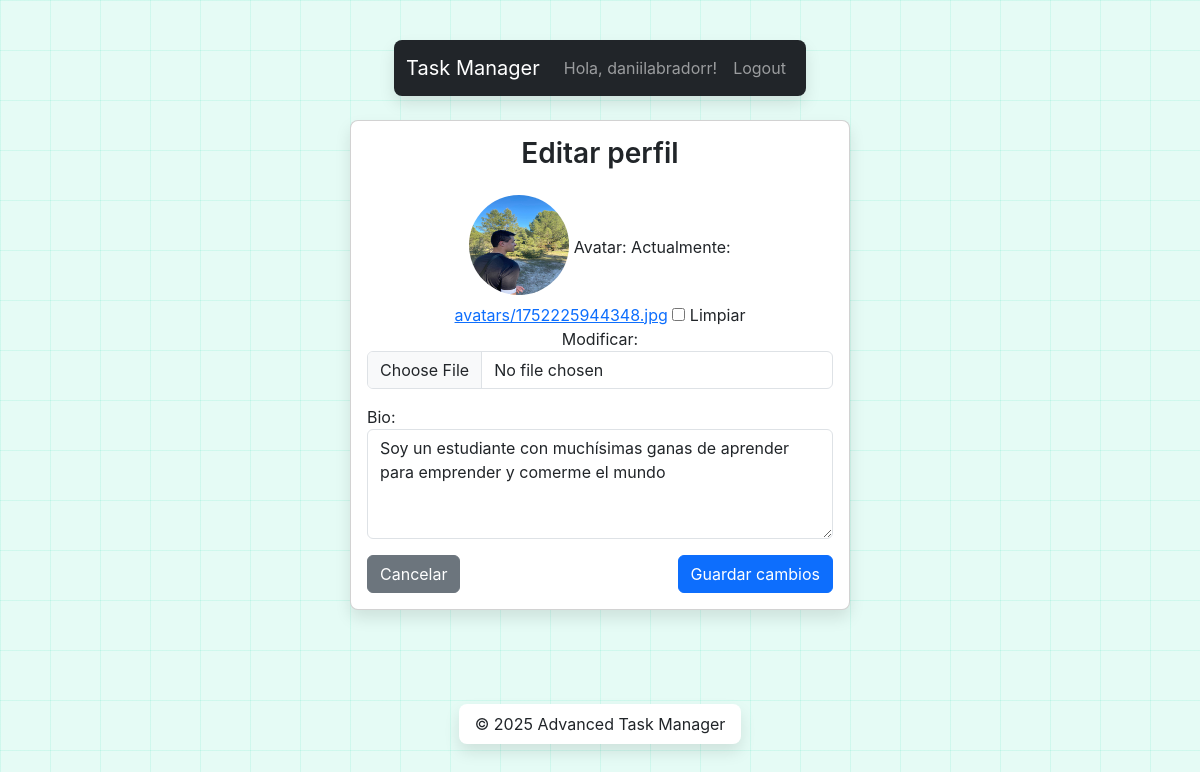
The page /accounts/profile/edit/ (signed in) on the database its author committed.
### accounts/models.py (models this page shows, shortened)
class User(AbstractUser):
    avatar = models.ImageField(upload_to='avatars/', blank=True, null=True)
    bio = models.TextField(blank=True)

### accounts/views.py (the view, shortened to what this page needs)
# urls.py: path('profile/edit/', ProfileUpdateView.as_view(), name='profile_edit'),
class ProfileUpdateView(LoginRequiredMixin, UpdateView):
    model = User
    form_class = ProfileForm
    template_name = 'account/profile_edit.html'
    def get_object(self):
        return self.request.user

### accounts/forms.py
class ProfileForm(forms.ModelForm):
    class Meta:
        model = User
        fields = ['avatar', 'bio']
        widgets = {
            'bio': forms.Textarea(attrs={'class': 'form-control', 'rows': 4}),
        }

### boards/templatetags/form_tags.py (called while the page is built)
@register.filter(name='add_class')
def add_class(field, css_class):
    return field.as_widget(attrs={"class": css_class})

### templates/account/profile_edit.html (shortened to what this page needs)
{% extends 'base.html' %}
{% load static %}
{% load form_tags %}
{% block content %}
<div class="card mx-auto" style="max-width:500px;">
  <div class="card-body">
    <h3 class="card-title text-center mb-4">Editar perfil</h3>
    <form method="post" enctype="multipart/form-data">
      <div class="mb-3 text-center">
        {% if user.avatar %}
          <img src="{{ user.avatar.url }}" class="rounded-circle mb-2" alt="Avatar" width="100" height="100">
        {% endif %}
        {{ form.avatar.label_tag }}
        {{ form.avatar|add_class:"form-control" }}
      </div>
      <div class="mb-3">
        {{ form.bio.label_tag }}
        {{ form.bio }}
      </div>
      <div class="d-flex justify-content-between">
        <a href="{% url 'accounts:profile' %}" class="btn btn-secondary">Cancelar</a>
        <button type="submit" class="btn btn-primary">Guardar cambios</button>
      </div>
    </form>
  </div>
</div>
{% endblock %}

### templates/base.html (shortened to what this page needs)
{% load static %}
<!DOCTYPE html>
<html lang="es">
<head>
  <link rel="stylesheet" href="{% static 'css/main.min.css' %}">
</head>
<body class="d-flex flex-column min-vh-100">
  <header class="navbar navbar-expand-md navbar-dark bg-dark">
    <div class="container">
      <a class="navbar-brand" href="{% url 'boards:list' %}">Task Manager</a>
      <div class="collapse navbar-collapse" id="mainNav">
        <ul class="navbar-nav ms-auto">
          {% if user.is_authenticated %}
            <li class="nav-item">
              <a class="nav-link" href="{% url 'accounts:profile' %}">
                Hola, {{ user.username }}!
              </a>
            </li>
            <li class="nav-item">
              <a class="nav-link" href="{% url 'account_logout' %}">Logout</a>
            </li>
          {% endif %}
        </ul>
      </div>
    </div>
  </header>
  <main class="flex-fill container my-4">
    {% block content %}{% endblock %}
  </main>
  <footer class="text-center py-3 mt-auto">
    <div class="container">
      &copy; {% now "Y" %} Advanced Task Manager
    </div>
  </footer>
</body>
</html>

### rows shown on the page
User: username "daniilabradorr", avatar (picture), bio "Soy un estudiante con muchísimas ganas de aprender para emprender y comerme el mundo"
